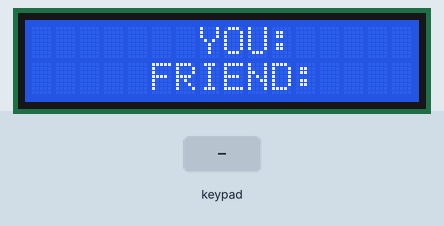
A sketch run on a simulated Arduino Uno, built with avr-gcc and run on an emulated ATmega328P. Shown: 16×2 character LCD. The inputs (shaded band) are chosen by the test bench. What the sketch prints to the serial monitor is not drawn.

Above: at 1.2 s.
1.3 s: keypad keys 8 7 6 5 # pressed 0.4 s apart
At 4.4 s:
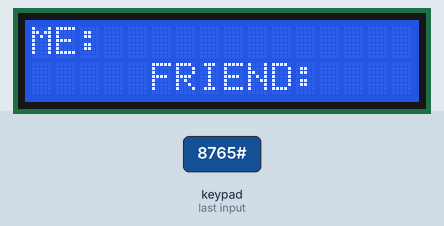
4.8 s: key 'A' pressed
At 6.0 s:
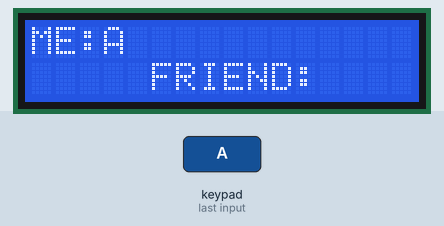
6.3 s: key 'B' pressed
At 7.0 s:
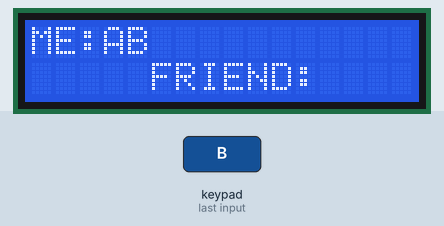
7.8 s: keypad keys 8 7 6 5 * pressed 0.4 s apart
At 10.5 s:
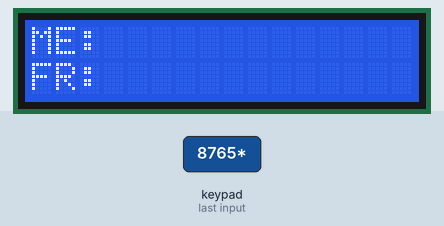
11.3 s: key '#' pressed
At 11.8 s:
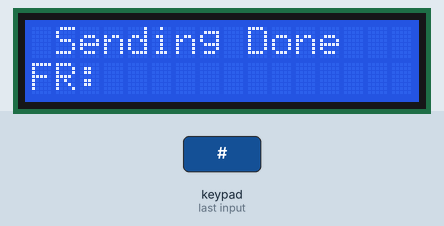
13.5 s: keypad keys 8 7 6 5 A pressed 0.4 s apart
At 16.2 s:
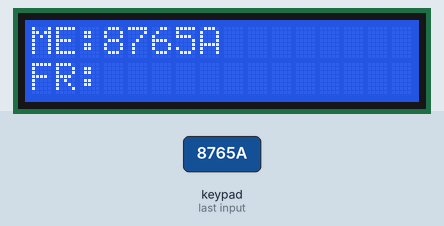
Timing chart, 0 to 17.7 s (numbered marks = the images above; inputs shaded):
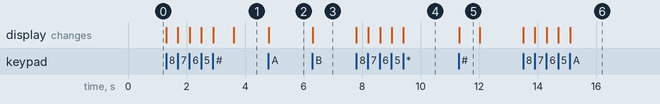

The sketch:

mirfchat.ino
```cpp
#include <SPI.h>
#include <Mirf.h>
#include <nRF24L01.h>
#include <MirfHardwareSpiDriver.h>
int da1,da2,da3,da4,da5,da6,da7,da8,da9,da10,da11,da12,da13;
long data;
int l = 1 ;
char reply[16] ;
char code[16] ;


#include <LiquidCrystal.h>

LiquidCrystal lcd(19, 18, 17, 16, 15, 14);
int c = 0 ;
#include <Keypad.h>
const byte ROWS = 4; //four rows
const byte COLS = 4; //four columns


char Keys[ROWS][COLS] = {
  {'1','2','3','A'},
  {'4','5','6','B'},
  {'7','8','9','C'},
  {'*','0','#','D'}
};

byte rowPins[ROWS] = {8, 7, 6, 5}; //connect to the row pinouts of the keypad
byte colPins[COLS] = {4, 3, 2, 1};//connect to the column pinouts of the keypad


Keypad keypad = Keypad( makeKeymap(Keys), rowPins, colPins, ROWS, COLS);
void setup() {

Serial.begin(9600);
 lcd.begin(16, 2);
 Mirf.cePin = 9;             //ce pin on Mega 2560, REMOVE THIS LINE IF YOU ARE USING AN UNO
  Mirf.csnPin = 10;            //csn pin on Mega 2560, REMOVE THIS LINE IF YOU ARE
   Mirf.spi = &MirfHardwareSpi;
  Mirf.init();
  Mirf.setRADDR((byte *)"clie1");
  Mirf.payload = sizeof(data);
  Mirf.config();
  lcd.setCursor(0, 0);
lcd.print("       YOU:      ");
 lcd.setCursor(0,1);
 lcd.print("     FRIEND:    ");

}

void loop() {
  unsigned long time = millis();
  // put your main code here, to run repeatedly:
  data = 0;

char ttt = keypad.getKey();

if(ttt == '*'){
  c=0;
  for (int i = 0 ; i <= 16 ; i++){
 code[i] = ' ' ;}
 lcd.setCursor(0,0);
 lcd.print ("ME:             ");
 lcd.setCursor(0,1);
 lcd.print ("FR:             ");
}
if (ttt >= '0' ) {
  lcd.setCursor(0,0);
 lcd.print ("ME:             ");
 lcd.setCursor(3,0);
code[c] =  ttt;
lcd.print(code);
delay(10);

c++;
if (c >= 13 ){
  c = 0 ;
  for (int i = 0 ; i <= 16 ; i++){
 code[i] = ' ' ;}
  lcd.setCursor(0,0);
  lcd.print("     Error      ");
}
}

if (ttt == '#') {


    da1 = (code[0] - '0' ) ;
    da2 = (code[1] - '0' ) ;
    da3 = (code[2] - '0' ) ;
    da4 = (code[3] - '0' ) ;
    da5 = (code[4] - '0' ) ;
    da6 = (code[5] - '0' ) ;
    da7 = (code[6] - '0' ) ;
    da8 = (code[7] - '0' ) ;
    da9 = (code[8] - '0' ) ;
    da10 = (code[9] - '0' ) ;
    da11 = (code[10] - '0' ) ;
    da12 = (code[11] - '0' ) ;
    da13 = (code[12] - '0' ) ;


    data = (da1*1000000000000) +(da2*100000000000) +(da3*10000000000) +(da4*1000000000) +(da5*100000000) +(da6*10000000) +(da7*1000000) +(da8*100000) +(da9*10000) +(da10*1000) + (da11 *100) + (da12 *10 ) + da13 ;

   Mirf.setTADDR((byte *)"serv1");
 Serial.println (data);
  Mirf.send((byte *) &code);
 Serial.println(code);
  while(Mirf.isSending()){
  }
  delay(10);

  lcd.setCursor(0,0);
 lcd.print(" Sending Done  ");
 delay(700);
 lcd.setCursor(0,0);
 lcd.print ("ME:             ");
 c = 0 ;
  for (int i = 0 ; i <= 16 ; i++){
 code[i] = ' ' ;}

}
 if(Mirf.dataReady()){
   Mirf.getData((byte *) &reply);

 lcd.setCursor(0,1);
 lcd.print("FR:                ");
 lcd.setCursor(3,1);
 lcd.print(reply);
 }


}
```

Measured:
- after the input at 1.3 s, the display: first changes at once (image 1 shows a later state)
- after the input at 4.8 s, the display: changes at once (image 2)
- after the input at 6.3 s, the display: changes at once (image 3)
- after the input at 7.8 s, the display: first changes at once (image 4 shows a later state)
- after the input at 11.3 s, the display: changes at once (image 5)
- after the input at 13.5 s, the display: first changes at once (image 6 shows a later state)
- what the display in image 5 shows lasts 0.7 s, from 11.3 s to 12.0 s
